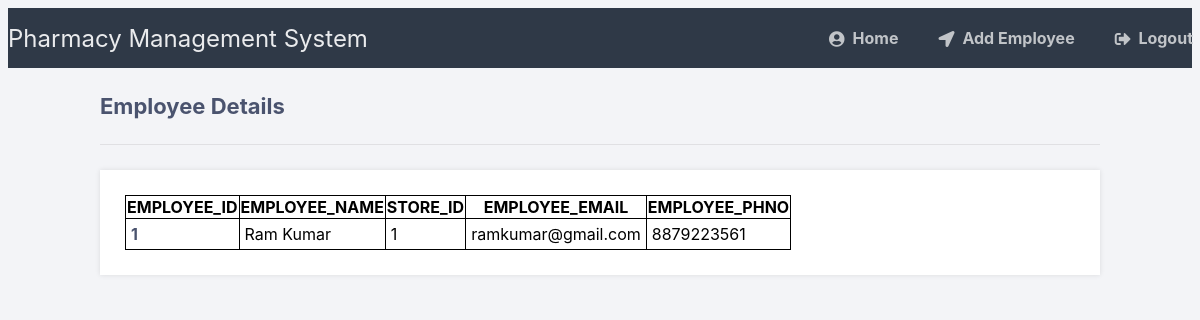
Page /viewemployee.php (signed in) on the committed database.
### tables this page shows
CREATE TABLE `employee` (
  `EMPLOYEE_ID` int(10) NOT NULL,
  `EMPLOYEE_NAME` varchar(20) NOT NULL,
  `STORE_ID` int(20) NOT NULL,
  `EMPLOYEE_EMAIL` varchar(20) NOT NULL,
  `EMPLOYEE_PHNO` decimal(12,0) NOT NULL
);

### viewemployee.php (the view, shortened to what this page needs)
<?php
$DATABASE_HOST = 'localhost';
$DATABASE_USER = 'root';
$DATABASE_PASS = '';
$DATABASE_NAME = 'pharmacylogin';
$con = mysqli_connect($DATABASE_HOST, $DATABASE_USER, $DATABASE_PASS, $DATABASE_NAME);
$stmt = $con->prepare('SELECT * FROM EMPLOYEE');
$stmt->execute();
$result = $stmt->get_result();
?>
<!DOCTYPE html>
<html>
	<head>
		<link href="style.css" rel="stylesheet" type="text/css">
		<link rel="stylesheet" href="https://use.fontawesome.com/releases/v5.7.1/css/all.css">
	</head>
	<body class="loggedin">
		<nav class="navtop">
			<div>
				<h1>Pharmacy Management System</h1>
				<a href="admin.php"><i class="fas fa-user-circle"></i>Home</a>
				<a href="addemployee.php"><i class="fas fa-location-arrow"></i>Add Employee</a>
				<a href="logout.php"><i class="fas fa-sign-out-alt"></i>Logout</a>
			</div>
		</nav>
		<div class="content">
		<h2>Employee Details</h2>
			<div>
				<table>
					<tr>
						<th>EMPLOYEE_ID</th>
						<th>EMPLOYEE_NAME</th>
						<th>STORE_ID</th>
						<th>EMPLOYEE_EMAIL</th>
						<th>EMPLOYEE_PHNO</th>
					</tr>
<?php
while($data = $result->fetch_assoc()) {
?>
					<tr>
						<td><?=$data['EMPLOYEE_ID']?></td>
						<td><?=$data['EMPLOYEE_NAME']?></td>
						<td><?=$data['STORE_ID']?></td>
						<td><?=$data['EMPLOYEE_EMAIL']?></td>
						<td><?=$data['EMPLOYEE_PHNO']?></td>
					</tr>
<?php
}
?>
				</table>
			</div>
		</div>
	</body>
</html>

### style.css (style rules this page uses)
* { box-sizing: border-box; font-family: -apple-system, BlinkMacSystemFont, "segoe ui", roboto, oxygen, ubuntu, cantarell, "fira sans", "droid sans", "helvetica neue", Arial, sans-serif; font-size: 16px; -webkit-font-smoothing: antialiased; -moz-osx-font-smoothing: grayscale; }
body { background-color: #435165; }
.navtop { background-color: #2f3947; height: 60px; width: 100%; border: 0; }
.navtop div { display: flex; margin: 0 auto; width: 1205px; height: 100%; }
.navtop div h1, .navtop div a { display: inline-flex; align-items: center; }
.navtop div h1 { flex: 1; font-size: 24px; padding: 0; margin: 0; color: #eaebed; font-weight: normal; }
.navtop div a { padding: 0 20px; text-decoration: none; color: #c1c4c8; font-weight: bold; }
.navtop div a i { padding: 2px 8px 0 0; }
body.loggedin { background-color: #f3f4f7; }
.content { width: 1000px; margin: 0 auto; }
.content h2 { margin: 0; padding: 25px 0; font-size: 22px; border-bottom: 1px solid #e0e0e3; color: #4a536e; }
.content > p, .content > div { box-shadow: 0 0 5px 0 rgba(0, 0, 0, 0.1); margin: 25px 0; padding: 25px; background-color: #fff; }
.content > p table td, .content > div table td { padding: 5px; }
.content > p table td:first-child, .content > div table td:first-child { font-weight: bold; color: #4a536e; padding-right: 15px; }
table { border-collapse: collapse; }
table, th, td { border: 1px solid black; }

### rows in the picture
employee: EMPLOYEE_ID "1", EMPLOYEE_NAME "Ram Kumar", STORE_ID "1", EMPLOYEE_EMAIL "ramkumar@gmail.com", EMPLOYEE_PHNO "8879223561"
